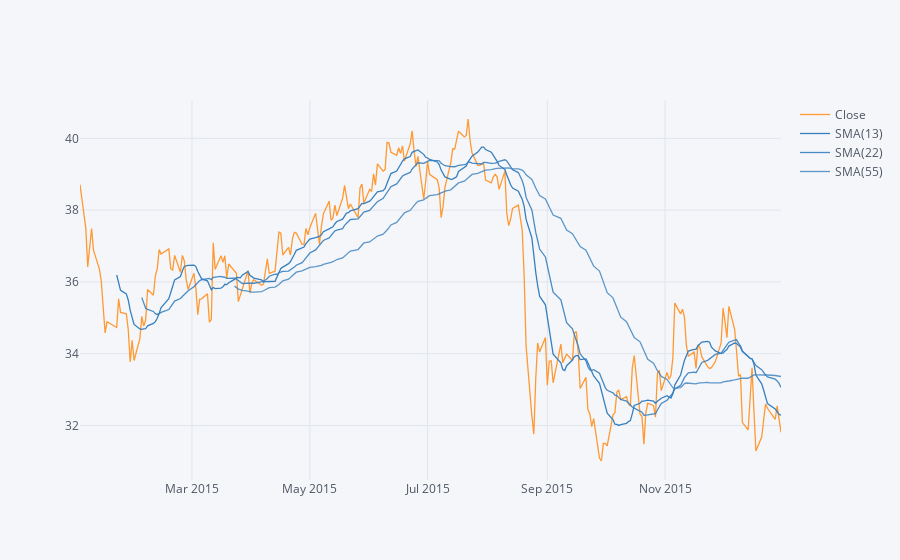

Here is the notebook cell this chart was saved with:
### Markdown cell above
** Use .ta_plot(study='sma') to create a Simple Moving Averages plot of Morgan Stanley for the year 2015.**

### Code cell
MS['Close'].loc['2015-01-01':'2016-01-01'].ta_plot(study = 'sma',periods = [13,22,55])

### Figure 1 — Plotly figure (JSON) as saved in the notebook; plotly's stock layout.template omitted (floating-point values rounded to 4 significant figures; data arrays with more than 128 entries replaced by an {"elided": "..."} marker saying what was removed)
{"data": [{"line": {"color": "rgba(255, 153, 51, 1.0)", "dash": "solid", "shape": "linear", "width": 1.3}, "mode": "lines", "name": "Close", "text": "", "type": "scatter", "x": {"elided": "252 str values"}, "y": {"elided": "252 float values"}}, {"line": {"color": "rgba(55, 128, 191, 1.0)", "dash": "solid", "shape": "linear", "width": 1.3}, "mode": "lines", "name": "SMA(13)", "text": "", "type": "scatter", "x": {"elided": "252 str values"}, "y": {"elided": "252 mixed values"}}, {"line": {"color": "rgba(55, 128, 191, 0.8999999999999999)", "dash": "solid", "shape": "linear", "width": 1.3}, "mode": "lines", "name": "SMA(22)", "text": "", "type": "scatter", "x": {"elided": "252 str values"}, "y": {"elided": "252 mixed values"}}, {"line": {"color": "rgba(55, 128, 191, 0.7999999999999998)", "dash": "solid", "shape": "linear", "width": 1.3}, "mode": "lines", "name": "SMA(55)", "text": "", "type": "scatter", "x": {"elided": "252 str values"}, "y": {"elided": "252 mixed values"}}], "layout": {"legend": {"bgcolor": "#F5F6F9", "font": {"color": "#4D5663"}}, "paper_bgcolor": "#F5F6F9", "plot_bgcolor": "#F5F6F9", "title": {"font": {"color": "#4D5663"}}, "xaxis": {"gridcolor": "#E1E5ED", "showgrid": true, "tickfont": {"color": "#4D5663"}, "title": {"font": {"color": "#4D5663"}, "text": ""}, "zerolinecolor": "#E1E5ED"}, "yaxis": {"gridcolor": "#E1E5ED", "showgrid": true, "tickfont": {"color": "#4D5663"}, "title": {"font": {"color": "#4D5663"}, "text": ""}, "zerolinecolor": "#E1E5ED"}}}
